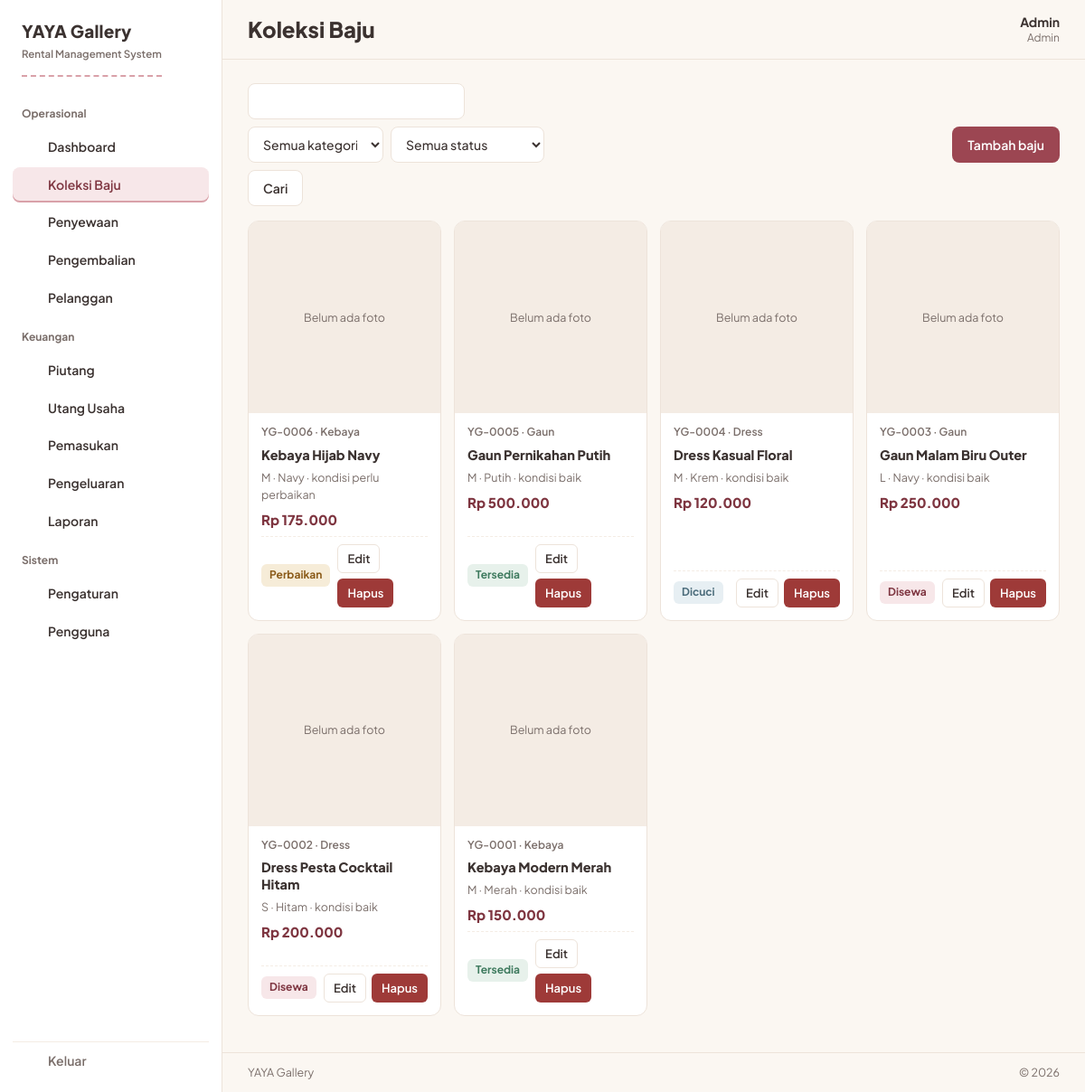
The app's page /pages/koleksi.php (signed in) with its own data.
### tables this page shows
CREATE TABLE settings (
  id TINYINT UNSIGNED PRIMARY KEY DEFAULT 1 CHECK (id = 1),
  business_name VARCHAR(100) NOT NULL DEFAULT 'YAYA Gallery',
  logo VARCHAR(255) DEFAULT NULL,
  address VARCHAR(255) DEFAULT NULL,
  phone VARCHAR(30) DEFAULT NULL,
  late_fee_per_day DECIMAL(12,2) NOT NULL DEFAULT 0,
  default_deposit DECIMAL(12,2) NOT NULL DEFAULT 0,
  invoice_notes TEXT
);

CREATE TABLE users (
  id INT UNSIGNED AUTO_INCREMENT PRIMARY KEY,
  name VARCHAR(100) NOT NULL,
  username VARCHAR(50) NOT NULL UNIQUE,
  password_hash VARCHAR(255) NOT NULL,
  role ENUM('admin','karyawan') NOT NULL DEFAULT 'karyawan',
  is_active TINYINT(1) NOT NULL DEFAULT 1,
  created_at TIMESTAMP NOT NULL DEFAULT CURRENT_TIMESTAMP
);

CREATE TABLE dresses (
  id INT UNSIGNED AUTO_INCREMENT PRIMARY KEY,
  code VARCHAR(20) NOT NULL UNIQUE,
  name VARCHAR(150) NOT NULL,
  category ENUM('dress','kebaya','gaun','lainnya') NOT NULL DEFAULT 'dress',
  size VARCHAR(20) DEFAULT NULL,
  color VARCHAR(50) DEFAULT NULL,
  photo VARCHAR(255) DEFAULT NULL,
  rent_price DECIMAL(12,2) NOT NULL DEFAULT 0,
  buy_price DECIMAL(12,2) NOT NULL DEFAULT 0,
  purchase_date DATE DEFAULT NULL,
  item_condition ENUM('baik','perlu_perbaikan','rusak') NOT NULL DEFAULT 'baik',
  status ENUM('tersedia','booking','disewa','dicuci','perbaikan','tidak_tersedia') NOT NULL DEFAULT 'tersedia',
  notes TEXT,
  created_at TIMESTAMP NOT NULL DEFAULT CURRENT_TIMESTAMP,
  INDEX (status)
);

### pages/koleksi.php (the view, shortened to what the rows shown need)
<?php
require_once __DIR__ . '/../app/layout.php';
require_login();
$action = $_GET['action'] ?? '';
$kategoriList = ['dress', 'kebaya', 'gaun', 'lainnya'];
$kategoriLabel = ['dress' => 'Dress', 'kebaya' => 'Kebaya', 'gaun' => 'Gaun', 'lainnya' => 'Lainnya'];
$edit = null;
$cari = trim((string)($_GET['cari'] ?? ''));
$fKat = (string)($_GET['kategori'] ?? '');
$fStatus = (string)($_GET['status'] ?? '');
$where = [];
$params = [];
$dresses = qall(
    'SELECT * FROM dresses ' . ($where ? 'WHERE ' . implode(' AND ', $where) : '') . ' ORDER BY id DESC',
    $params
);
page_start('Koleksi Baju', 'koleksi.php');
?>
<?php if ($action === 'baru' || $action === 'edit'): ?>
    <div class="card">
        <h2 class="section" style="margin-top:0;padding-left:0"><?= $edit ? 'Edit baju ' . e($edit['code']) : 'Tambah baju baru' ?></h2>
        <form method="post" action="koleksi.php?action=simpan" enctype="multipart/form-data">
            <?= csrf_field() ?>
            <input type="hidden" name="id" value="<?= (int)($edit['id'] ?? 0) ?>">
            <div class="form-grid">
                <div class="span-all">
                    <label for="nama">Nama baju</label>
                    <input type="text" id="nama" name="nama" required maxlength="150"
                           placeholder="mis. Kebaya Modern Merah"
                           value="<?= e($edit['name'] ?? '') ?>">
                </div>
                <div>
                    <label for="kategori">Kategori</label>
                    <select id="kategori" name="kategori">
                        <?php foreach ($kategoriList as $k): ?>
                            <option value="<?= $k ?>" <?= ($edit['category'] ?? 'dress') === $k ? 'selected' : '' ?>><?= $kategoriLabel[$k] ?></option>
                        <?php endforeach; ?>
                    </select>
                </div>
                <div>
                    <label for="size">Ukuran</label>
                    <input type="text" id="size" name="size" placeholder="mis. M" value="<?= e($edit['size'] ?? '') ?>">
                </div>
                <div>
                    <label for="warna">Warna</label>
                    <input type="text" id="warna" name="warna" placeholder="mis. Merah" value="<?= e($edit['color'] ?? '') ?>">
                </div>
                <div>
                    <label for="tanggal_beli">Tanggal pembelian</label>
                    <input type="date" id="tanggal_beli" name="tanggal_beli" value="<?= e($edit['purchase_date'] ?? '') ?>">
                </div>
                <div>
                    <label for="harga_sewa">Harga sewa (Rp)</label>
                    <input type="text" id="harga_sewa" name="harga_sewa" inputmode="numeric" required
                           placeholder="mis. 150.000" value="<?= isset($edit) ? angka($edit['rent_price']) : '' ?>">
                </div>
                <div>
                    <label for="harga_beli">Harga beli / modal (Rp)</label>
                    <input type="text" id="harga_beli" name="harga_beli" inputmode="numeric"
                           placeholder="mis. 450.000" value="<?= isset($edit) ? angka($edit['buy_price']) : '' ?>">
                </div>
                <div>
                    <label for="kondisi">Kondisi baju</label>
                    <select id="kondisi" name="kondisi">
                        <option value="baik" <?= ($edit['item_condition'] ?? 'baik') === 'baik' ? 'selected' : '' ?>>Baik</option>
                        <option value="perlu_perbaikan" <?= ($edit['item_condition'] ?? '') === 'perlu_perbaikan' ? 'selected' : '' ?>>Perlu perbaikan</option>
                        <option value="rusak" <?= ($edit['item_condition'] ?? '') === 'rusak' ? 'selected' : '' ?>>Rusak</option>
                    </select>
                </div>
                <div>
                    <label for="status">Status ketersediaan</label>
                    <select id="status" name="status" <?= in_array($edit['status'] ?? '', ['booking', 'disewa'], true) ? 'disabled' : '' ?>>
                        <?php
                        $opsiStatus = ['tersedia' => 'Tersedia', 'dicuci' => 'Dicuci', 'perbaikan' => 'Perbaikan', 'tidak_tersedia' => 'Tidak tersedia'];
                        foreach ($opsiStatus as $k => $l): ?>
                            <option value="<?= $k ?>" <?= ($edit['status'] ?? 'tersedia') === $k ? 'selected' : '' ?>><?= $l ?></option>
                        <?php endforeach; ?>
                    </select>
                    <?php if (in_array($edit['status'] ?? '', ['booking', 'disewa'], true)): ?>
                        <p class="hint">Status <?= badge($edit['status']) ?> diatur otomatis oleh transaksi penyewaan.</p>
                    <?php endif; ?>
                </div>
                <div class="span-all">
                    <label for="photoInput">Foto baju</label>
                    <?php if (!empty($edit['photo'])): ?>
                        <img src="<?= file_url($edit["photo"]) ?>" alt="Foto <?= e($edit['name']) ?>" width="120" height="120"
                             style="border-radius:var(--radius-s);object-fit:cover;margin-bottom:8px;display:block">
                    <?php endif; ?>
                    <img id="photoPreview" src="" alt="" width="120" height="120" hidden
                         style="border-radius:var(--radius-s);object-fit:cover;margin-bottom:8px;display:block">
                    <input type="file" id="photoInput" name="foto" accept="image/jpeg,image/png,image/webp">
                    <p class="hint">JPG, PNG, atau WebP, maksimal 3 MB.</p>
                </div>
                <div class="span-all">
                    <label for="notes">Catatan</label>
                    <textarea id="notes" name="notes" placeholder="mis. kerah perlu diperbaiki"><?= e($edit['notes'] ?? '') ?></textarea>
                </div>
            </div>
            <div class="form-actions">
                <button type="submit" class="btn btn-primary">Simpan</button>
                <a class="btn btn-ghost" href="koleksi.php">Batal</a>
            </div>
        </form>
    </div>
<?php else: ?>
    <?php if (!$dresses): ?>
        <?= empty_state(
            $cari || $fKat || $fStatus ? 'Tidak ada baju yang cocok dengan pencarian ini.' : 'Koleksi masih kosong. Tambahkan baju pertama untuk mulai disewakan.',
            'Tambah baju',
            'koleksi.php?action=baru'
        ) ?>
    <?php else: ?>
        <div class="catalog">
            <?php foreach ($dresses as $d): ?>
                <article class="dresscard">
                    <div class="photo">
                        <?php if ($d['photo']): ?>
                            <img src="<?= file_url($d["photo"]) ?>" alt="Foto <?= e($d['name']) ?>" width="400" height="300" loading="lazy">
                        <?php else: ?>
                            <div class="pick-noimg">Belum ada foto</div>
                        <?php endif; ?>
                    </div>
                    <div class="dresscard-body">
                        <span class="dresscard-code"><?= e($d['code']) ?> · <?= $kategoriLabel[$d['category']] ?></span>
                        <h2 class="dresscard-name"><?= e($d['name']) ?></h2>
                        <span class="dresscard-meta"><?= e($d['size'] ?: '-') ?> · <?= e($d['color'] ?: '-') ?> · kondisi <?= e(str_replace('_', ' ', $d['item_condition'])) ?></span>
                        <span class="dresscard-price"><?= rupiah($d['rent_price']) ?></span>
                        <div class="dresscard-foot">
                            <?= badge($d['status']) ?>
                            <span class="rowactions">
                                <a class="btn btn-ghost btn-sm" href="koleksi.php?action=edit&id=<?= (int)$d['id'] ?>">Edit</a>
                                <?php if (can_delete()): ?>
                                    <form method="post" action="koleksi.php?action=hapus" data-confirm="Hapus <?= e($d['code']) ?> dari koleksi?">
                                        <button type="submit" class="btn btn-danger btn-sm">Hapus</button>
                                    </form>
                                <?php endif; ?>
                            </span>
                        </div>
                    </div>
                </article>
            <?php endforeach; ?>
        </div>
    <?php endif; ?>
<?php endif; ?>
<?php
page_end();

### app/layout.php (shortened to what the rows shown need)
<?php
require_once __DIR__ . '/auth.php';
function badge(string $status): string
{
    $map = [
        'tersedia'        => ['Tersedia', 'st-ok'],
        'booking'         => ['Booking', 'st-book'],
        'disewa'          => ['Disewa', 'st-out'],
        'terlambat'       => ['Terlambat', 'st-late'],
        'dicuci'          => ['Dicuci', 'st-wash'],
        'perbaikan'       => ['Perbaikan', 'st-fix'],
        'tidak_tersedia'  => ['Tidak tersedia', 'st-off'],
        'baik'            => ['Baik', 'st-ok'],
        'perlu_perbaikan' => ['Perlu perbaikan', 'st-fix'],
        'rusak'           => ['Rusak', 'st-late'],
        'hilang'          => ['Hilang', 'st-late'],
        'dikembalikan'    => ['Dikembalikan', 'st-ok'],
        'batal'           => ['Batal', 'st-off'],
        'dp'              => ['DP', 'st-book'],
        'pelunasan'       => ['Pelunasan', 'st-ok'],
        'denda'           => ['Denda', 'st-late'],
        'kerusakan'       => ['Kerusakan', 'st-late'],
        'lainnya'         => ['Lainnya', 'st-off'],
        'cash'            => ['Tunai', 'st-off'],
        'transfer'        => ['Transfer', 'st-wash'],
        'qris'            => ['QRIS', 'st-wash'],
        'belum_lunas'     => ['Belum lunas', 'st-late'],
        'sebagian'        => ['Sebagian', 'st-book'],
        'lunas'           => ['Lunas', 'st-ok'],
    ];
    [$label, $cls] = $map[$status] ?? [ucfirst(str_replace('_', ' ', $status)), 'st-off'];
    return '<span class="badge ' . $cls . '">' . e($label) . '</span>';
}
function page_start(string $title, string $active): void
{
    $s = settings();
    $user = current_user();
    $brand = $s['business_name'] ?: 'YAYA Gallery';
    ?>
<!doctype html>
<html lang="id">
<head>
<link rel="stylesheet" href="<?= u("assets/css/style.css") ?>">
</head>
<body>
<div class="shell">
    <aside class="sidebar" id="sidebar" aria-label="Menu utama">
        <p class="brand">
            <span class="brand-name"><?= e($brand) ?></span>
        </p>
    </aside>
    <div class="maincol">
        <header class="topbar">
            <h1><?= e($title) ?></h1>
            <div class="userchip">
                <span class="user-name"><?= e($user['name'] ?? '') ?></span>
                <span class="user-role"><?= e($user['role'] ?? '') ?></span>
            </div>
        </header>
        <main class="main" id="main">
<?php
}
function page_end(): void
{
    $s = settings();
    ?>
        </main>
        <footer class="appfoot"><span><?= e($s['business_name'] ?: 'YAYA Gallery') ?></span><span>&copy; <?= date('Y') ?></span></footer>
    </div>
</div>
</body>
</html>
<?php
}

### records on screen
settings: business_name "YAYA Gallery"
users: name "Admin", role "Admin"
dresses: shows "Belum ada foto", code "YG-0006", category "Kebaya", name "Kebaya Hijab Navy", size "M", color "Navy", item_condition "perlu perbaikan", rent_price "Rp 175.000", label "Perbaikan"
dresses: shows "Belum ada foto", code "YG-0005", category "Gaun", name "Gaun Pernikahan Putih", size "M", color "Putih", item_condition "baik", rent_price "Rp 500.000", label "Tersedia"
dresses: shows "Belum ada foto", code "YG-0004", category "Dress", name "Dress Kasual Floral", size "M", color "Krem", item_condition "baik", rent_price "Rp 120.000", label "Dicuci"
dresses: shows "Belum ada foto", code "YG-0003", category "Gaun", name "Gaun Malam Biru Outer", size "L", color "Navy", item_condition "baik", rent_price "Rp 250.000", label "Disewa"
dresses: shows "Belum ada foto", code "YG-0002", category "Dress", name "Dress Pesta Cocktail Hitam", size "S", color "Hitam", item_condition "baik", rent_price "Rp 200.000", label "Disewa"
dresses: shows "Belum ada foto", code "YG-0001", category "Kebaya", name "Kebaya Modern Merah", size "M", color "Merah", item_condition "baik", rent_price "Rp 150.000", label "Tersedia"

### other values on screen
$groupName "Operasional"
$label "Dashboard"
$label "Koleksi Baju"
$label "Penyewaan"
$label "Pengembalian"
$label "Pelanggan"
$groupName "Keuangan"
$label "Piutang"
$label "Utang Usaha"
$label "Pemasukan"
$label "Pengeluaran"
$label "Laporan"
$groupName "Sistem"
$label "Pengaturan"
$label "Pengguna"
